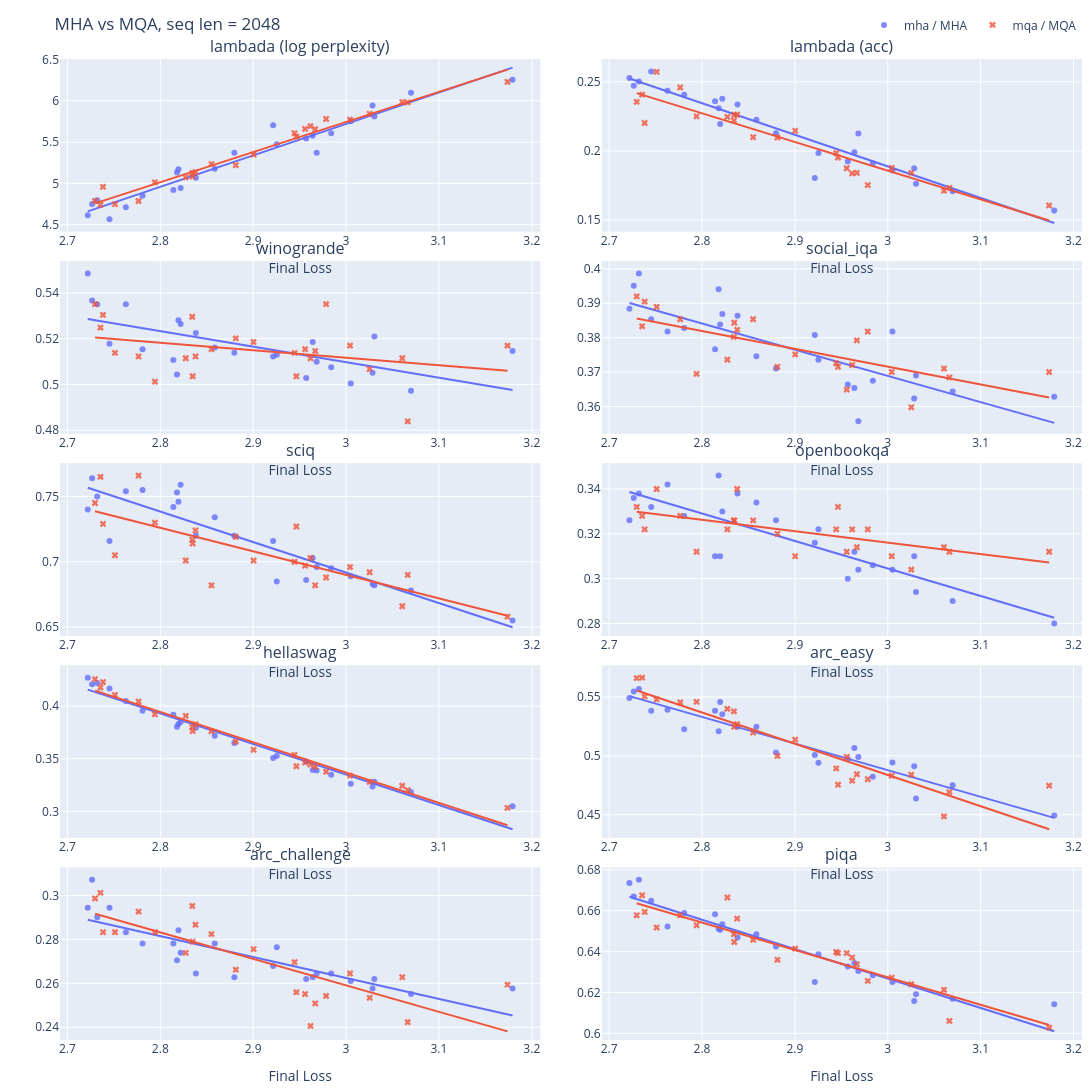

This figure's notebook cell:
### Code cell
seq_len = 2048

def mha_mqa_group(row):
    kv_heads = row["config/common"]["kv_heads"]
    return "mqa" if kv_heads == 1 else "mha"

# sdf = df[df["config/common"].apply(lambda d: d.get("sequence_length") == seq_len)]
sdf = df[
    df["config/common"].apply(
        lambda d: d.get("sequence_length") == seq_len and (d.get("kv_heads") != 1 or d.get("dmodel") * 4 == d.get('dff'))
    )
]
plot_sdf = joint_tasks_plot_fetch(sdf, task_keys, group_fn=mha_mqa_group)

allowed_steps = [32000 * (i + 1) for i in range(8)]

plot_sdf = plot_sdf[plot_sdf["step"].isin(allowed_steps)]

plot_joint_tasks(plot_sdf, task_keys, plot_title=f"MHA vs MQA, seq len = {seq_len}", fit_lines=True)
